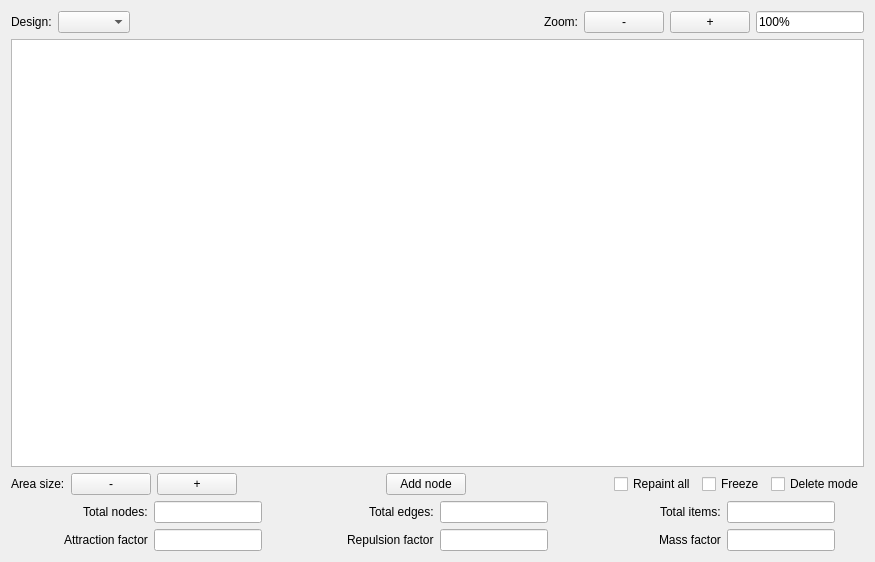
<?xml version="1.0" encoding="UTF-8"?>
<ui version="4.0">
 <class>CourseUnitViewer</class>
 <widget class="QWidget" name="CourseUnitViewer">
  <property name="geometry">
   <rect>
    <x>0</x>
    <y>0</y>
    <width>875</width>
    <height>562</height>
   </rect>
  </property>
  <property name="windowTitle">
   <string>Form</string>
  </property>
  <layout class="QVBoxLayout" name="verticalLayout_2">
   <item>
    <layout class="QVBoxLayout" name="verticalLayout">
     <item>
      <layout class="QHBoxLayout" name="horizontalLayout">
       <item>
        <widget class="QLabel" name="label_8">
         <property name="text">
          <string>Design:</string>
         </property>
        </widget>
       </item>
       <item>
        <widget class="QComboBox" name="designBox"/>
       </item>
       <item>
        <spacer name="horizontalSpacer">
         <property name="orientation">
          <enum>Qt::Horizontal</enum>
         </property>
         <property name="sizeHint" stdset="0">
          <size>
           <width>40</width>
           <height>20</height>
          </size>
         </property>
        </spacer>
       </item>
       <item>
        <widget class="QLabel" name="zoomLabel">
         <property name="text">
          <string>Zoom:</string>
         </property>
        </widget>
       </item>
       <item>
        <widget class="QPushButton" name="zoomOut">
         <property name="text">
          <string>-</string>
         </property>
        </widget>
       </item>
       <item>
        <widget class="QPushButton" name="zoomIn">
         <property name="text">
          <string>+</string>
         </property>
        </widget>
       </item>
       <item alignment="Qt::AlignRight">
        <widget class="QLineEdit" name="zoomPercentage">
         <property name="text">
          <string>100%</string>
         </property>
         <property name="readOnly">
          <bool>true</bool>
         </property>
        </widget>
       </item>
      </layout>
     </item>
     <item>
      <widget class="QGraphicsView" name="graphicsView"/>
     </item>
    </layout>
   </item>
   <item>
    <layout class="QHBoxLayout" name="horizontalLayout_2">
     <item>
      <widget class="QLabel" name="label_4">
       <property name="text">
        <string>Area size:</string>
       </property>
      </widget>
     </item>
     <item alignment="Qt::AlignRight">
      <widget class="QPushButton" name="areaDec">
       <property name="text">
        <string>-</string>
       </property>
      </widget>
     </item>
     <item alignment="Qt::AlignLeft">
      <widget class="QPushButton" name="areaIn">
       <property name="text">
        <string>+</string>
       </property>
      </widget>
     </item>
     <item>
      <spacer name="horizontalSpacer_2">
       <property name="orientation">
        <enum>Qt::Horizontal</enum>
       </property>
       <property name="sizeHint" stdset="0">
        <size>
         <width>40</width>
         <height>20</height>
        </size>
       </property>
      </spacer>
     </item>
     <item alignment="Qt::AlignHCenter">
      <widget class="QPushButton" name="pushButton_2">
       <property name="text">
        <string>Add node</string>
       </property>
      </widget>
     </item>
     <item>
      <spacer name="horizontalSpacer_3">
       <property name="orientation">
        <enum>Qt::Horizontal</enum>
       </property>
       <property name="sizeHint" stdset="0">
        <size>
         <width>40</width>
         <height>20</height>
        </size>
       </property>
      </spacer>
     </item>
     <item>
      <widget class="QCheckBox" name="repaintAll">
       <property name="text">
        <string>Repaint all</string>
       </property>
      </widget>
     </item>
     <item alignment="Qt::AlignRight">
      <widget class="QCheckBox" name="freezeCheckbox">
       <property name="text">
        <string>Freeze</string>
       </property>
      </widget>
     </item>
     <item alignment="Qt::AlignLeft">
      <widget class="QCheckBox" name="deleteModeCheckbox">
       <property name="text">
        <string>Delete mode</string>
       </property>
      </widget>
     </item>
    </layout>
   </item>
   <item>
    <layout class="QGridLayout" name="gridLayout">
     <item row="0" column="1" alignment="Qt::AlignLeft">
      <widget class="QLineEdit" name="totalNodes">
       <property name="readOnly">
        <bool>true</bool>
       </property>
      </widget>
     </item>
     <item row="0" column="0" alignment="Qt::AlignRight">
      <widget class="QLabel" name="label">
       <property name="text">
        <string>Total nodes:</string>
       </property>
      </widget>
     </item>
     <item row="0" column="4" alignment="Qt::AlignRight">
      <widget class="QLabel" name="label_3">
       <property name="text">
        <string>Total items:</string>
       </property>
      </widget>
     </item>
     <item row="0" column="2" alignment="Qt::AlignRight">
      <widget class="QLabel" name="label_2">
       <property name="text">
        <string>Total edges:</string>
       </property>
      </widget>
     </item>
     <item row="0" column="5" alignment="Qt::AlignLeft">
      <widget class="QLineEdit" name="totalItems">
       <property name="readOnly">
        <bool>true</bool>
       </property>
      </widget>
     </item>
     <item row="0" column="3" alignment="Qt::AlignLeft">
      <widget class="QLineEdit" name="totalEdges">
       <property name="readOnly">
        <bool>true</bool>
       </property>
      </widget>
     </item>
    </layout>
   </item>
   <item>
    <layout class="QHBoxLayout" name="horizontalLayout_3">
     <item alignment="Qt::AlignRight">
      <widget class="QLabel" name="label_5">
       <property name="text">
        <string>Attraction factor</string>
       </property>
      </widget>
     </item>
     <item alignment="Qt::AlignLeft">
      <widget class="QLineEdit" name="attFact"/>
     </item>
     <item alignment="Qt::AlignRight">
      <widget class="QLabel" name="label_7">
       <property name="text">
        <string>Repulsion factor</string>
       </property>
      </widget>
     </item>
     <item alignment="Qt::AlignLeft">
      <widget class="QLineEdit" name="repFact"/>
     </item>
     <item alignment="Qt::AlignRight">
      <widget class="QLabel" name="label_6">
       <property name="text">
        <string>Mass factor</string>
       </property>
      </widget>
     </item>
     <item alignment="Qt::AlignLeft">
      <widget class="QLineEdit" name="massFac"/>
     </item>
    </layout>
   </item>
  </layout>
 </widget>
 <resources/>
 <connections/>
</ui>
